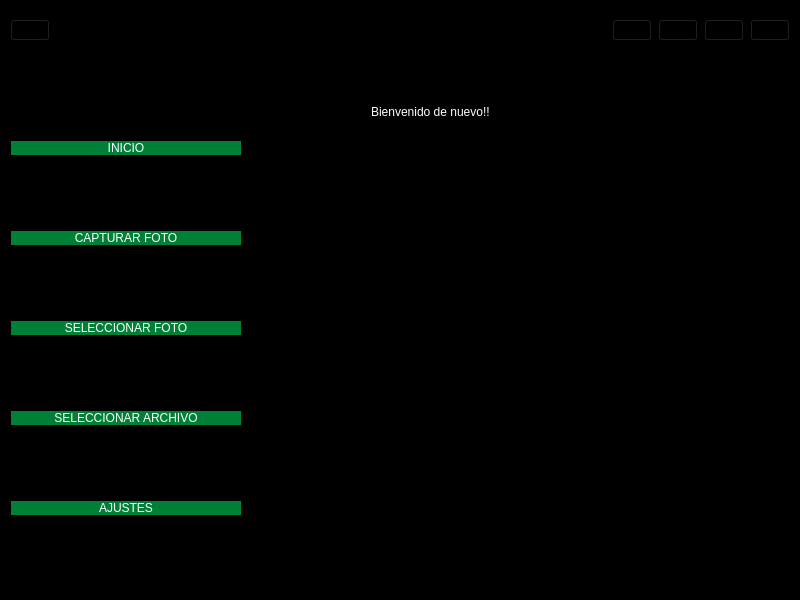
<?xml version="1.0" encoding="UTF-8"?>
<ui version="4.0">
 <class>MainWindow</class>
 <widget class="QMainWindow" name="MainWindow">
  <property name="geometry">
   <rect>
    <x>0</x>
    <y>0</y>
    <width>800</width>
    <height>600</height>
   </rect>
  </property>
  <property name="windowTitle">
   <string>MainWindow</string>
  </property>
  <property name="styleSheet">
   <string notr="true">background-color: rgb(0, 0, 0);</string>
  </property>
  <widget class="QWidget" name="centralwidget">
   <layout class="QVBoxLayout" name="verticalLayout">
    <property name="spacing">
     <number>0</number>
    </property>
    <property name="leftMargin">
     <number>0</number>
    </property>
    <property name="topMargin">
     <number>0</number>
    </property>
    <property name="rightMargin">
     <number>0</number>
    </property>
    <property name="bottomMargin">
     <number>0</number>
    </property>
    <item>
     <widget class="QFrame" name="frame_superior">
      <property name="minimumSize">
       <size>
        <width>0</width>
        <height>60</height>
       </size>
      </property>
      <property name="maximumSize">
       <size>
        <width>16777215</width>
        <height>60</height>
       </size>
      </property>
      <property name="styleSheet">
       <string notr="true">background-color: rgb(0, 0, 0);</string>
      </property>
      <property name="frameShape">
       <enum>QFrame::StyledPanel</enum>
      </property>
      <property name="frameShadow">
       <enum>QFrame::Raised</enum>
      </property>
      <layout class="QHBoxLayout" name="horizontalLayout_2">
       <item>
        <widget class="QPushButton" name="btn_menu">
         <property name="styleSheet">
          <string notr="true"/>
         </property>
         <property name="text">
          <string/>
         </property>
         <property name="icon">
          <iconset>
           <normaloff>../mockups/1.png</normaloff>../mockups/1.png</iconset>
         </property>
         <property name="iconSize">
          <size>
           <width>65</width>
           <height>65</height>
          </size>
         </property>
        </widget>
       </item>
       <item>
        <spacer name="horizontalSpacer">
         <property name="orientation">
          <enum>Qt::Horizontal</enum>
         </property>
         <property name="sizeHint" stdset="0">
          <size>
           <width>502</width>
           <height>20</height>
          </size>
         </property>
        </spacer>
       </item>
       <item>
        <widget class="QPushButton" name="btn_segundoplano">
         <property name="styleSheet">
          <string notr="true"/>
         </property>
         <property name="text">
          <string/>
         </property>
         <property name="icon">
          <iconset>
           <normaloff>../mockups/minimizar logo.png</normaloff>../mockups/minimizar logo.png</iconset>
         </property>
         <property name="iconSize">
          <size>
           <width>30</width>
           <height>30</height>
          </size>
         </property>
        </widget>
       </item>
       <item>
        <widget class="QPushButton" name="btn_minimizar">
         <property name="styleSheet">
          <string notr="true"/>
         </property>
         <property name="text">
          <string/>
         </property>
         <property name="icon">
          <iconset>
           <normaloff>../mockups/min logo.png</normaloff>../mockups/min logo.png</iconset>
         </property>
         <property name="iconSize">
          <size>
           <width>30</width>
           <height>30</height>
          </size>
         </property>
        </widget>
       </item>
       <item>
        <widget class="QPushButton" name="btn_maximizar">
         <property name="styleSheet">
          <string notr="true"/>
         </property>
         <property name="text">
          <string/>
         </property>
         <property name="icon">
          <iconset>
           <normaloff>../mockups/maxi_logo.png</normaloff>../mockups/maxi_logo.png</iconset>
         </property>
         <property name="iconSize">
          <size>
           <width>30</width>
           <height>30</height>
          </size>
         </property>
        </widget>
       </item>
       <item>
        <widget class="QPushButton" name="btn_cerrar">
         <property name="styleSheet">
          <string notr="true"/>
         </property>
         <property name="text">
          <string/>
         </property>
         <property name="icon">
          <iconset>
           <normaloff>../mockups/salir logo.png</normaloff>../mockups/salir logo.png</iconset>
         </property>
         <property name="iconSize">
          <size>
           <width>30</width>
           <height>30</height>
          </size>
         </property>
        </widget>
       </item>
      </layout>
     </widget>
    </item>
    <item>
     <widget class="QFrame" name="frame_inferior">
      <property name="frameShape">
       <enum>QFrame::StyledPanel</enum>
      </property>
      <property name="frameShadow">
       <enum>QFrame::Raised</enum>
      </property>
      <layout class="QHBoxLayout" name="horizontalLayout" stretch="0,0">
       <property name="spacing">
        <number>0</number>
       </property>
       <property name="leftMargin">
        <number>0</number>
       </property>
       <property name="topMargin">
        <number>0</number>
       </property>
       <property name="rightMargin">
        <number>0</number>
       </property>
       <property name="bottomMargin">
        <number>0</number>
       </property>
       <item>
        <widget class="QFrame" name="frame">
         <property name="minimumSize">
          <size>
           <width>250</width>
           <height>0</height>
          </size>
         </property>
         <property name="maximumSize">
          <size>
           <width>0</width>
           <height>16777215</height>
          </size>
         </property>
         <property name="styleSheet">
          <string notr="true">QFrame{
background-color: rgb(0, 0, 0);
}

QPushButton{
background-color: rgb(0, 128, 55);
border-top-left-radius: 10px;
border-bottom-left-radius: 10px;
border-top-right-radius: 10px;
border-bottom-right-radius: 10px;
color: rgb(255, 255, 255);
font: 10pt &quot;Small Fonts&quot;;
}

QPushButton:hover{
background-color: rgb(255, 255, 255);
border-top-left-radius: 10px;
border-bottom-left-radius: 10px;
border-top-right-radius: 10px;
border-bottom-right-radius: 10px;
color: rgb(0, 128, 55);
font: 10pt &quot;Small Fonts&quot;;
}
</string>
         </property>
         <property name="frameShape">
          <enum>QFrame::StyledPanel</enum>
         </property>
         <property name="frameShadow">
          <enum>QFrame::Raised</enum>
         </property>
         <layout class="QVBoxLayout" name="verticalLayout_3">
          <item>
           <widget class="QPushButton" name="pushButton_6">
            <property name="text">
             <string>INICIO</string>
            </property>
            <property name="icon">
             <iconset>
              <normaloff>../mockups/home logo.png</normaloff>../mockups/home logo.png</iconset>
            </property>
            <property name="iconSize">
             <size>
              <width>30</width>
              <height>30</height>
             </size>
            </property>
           </widget>
          </item>
          <item>
           <widget class="QPushButton" name="pushButton_7">
            <property name="enabled">
             <bool>true</bool>
            </property>
            <property name="text">
             <string>CAPTURAR FOTO</string>
            </property>
            <property name="icon">
             <iconset>
              <normaloff>../mockups/Captura logo.png</normaloff>../mockups/Captura logo.png</iconset>
            </property>
            <property name="iconSize">
             <size>
              <width>30</width>
              <height>30</height>
             </size>
            </property>
           </widget>
          </item>
          <item>
           <widget class="QPushButton" name="pushButton_8">
            <property name="text">
             <string>SELECCIONAR FOTO</string>
            </property>
            <property name="icon">
             <iconset>
              <normaloff>../mockups/imagen logo.png</normaloff>../mockups/imagen logo.png</iconset>
            </property>
            <property name="iconSize">
             <size>
              <width>30</width>
              <height>30</height>
             </size>
            </property>
           </widget>
          </item>
          <item>
           <widget class="QPushButton" name="pushButton_9">
            <property name="text">
             <string>SELECCIONAR ARCHIVO</string>
            </property>
            <property name="icon">
             <iconset>
              <normaloff>../mockups/Archivo logo.png</normaloff>../mockups/Archivo logo.png</iconset>
            </property>
            <property name="iconSize">
             <size>
              <width>25</width>
              <height>25</height>
             </size>
            </property>
           </widget>
          </item>
          <item>
           <widget class="QPushButton" name="pushButton_10">
            <property name="text">
             <string>AJUSTES</string>
            </property>
            <property name="icon">
             <iconset>
              <normaloff>../mockups/ajustes logo.png</normaloff>../mockups/ajustes logo.png</iconset>
            </property>
            <property name="iconSize">
             <size>
              <width>30</width>
              <height>30</height>
             </size>
            </property>
           </widget>
          </item>
         </layout>
        </widget>
       </item>
       <item>
        <widget class="QFrame" name="frame_2">
         <property name="frameShape">
          <enum>QFrame::StyledPanel</enum>
         </property>
         <property name="frameShadow">
          <enum>QFrame::Raised</enum>
         </property>
         <layout class="QVBoxLayout" name="verticalLayout_2">
          <item>
           <widget class="QStackedWidget" name="stackedWidget">
            <property name="styleSheet">
             <string notr="true">QFrame{
background-color: rgb(0, 0, 0);
}

QPushButton{
background-color: rgb(0, 128, 55);
border-top-left-radius: 10px;
border-bottom-left-radius: 10px;
border-top-right-radius: 10px;
border-bottom-right-radius: 10px;
color: rgb(255, 255, 255);
font: 10pt &quot;Small Fonts&quot;;
}

QPushButton:hover{
background-color: rgb(255, 255, 255);
border-top-left-radius: 10px;
border-bottom-left-radius: 10px;
border-top-right-radius: 10px;
border-bottom-right-radius: 10px;
color: rgb(0, 128, 55);
font: 10pt &quot;Small Fonts&quot;;
}</string>
            </property>
            <widget class="QWidget" name="inicio">
             <widget class="QLabel" name="label">
              <property name="geometry">
               <rect>
                <x>110</x>
                <y>20</y>
                <width>281</width>
                <height>41</height>
               </rect>
              </property>
              <property name="styleSheet">
               <string notr="true">background: #000000ff;
font: 20pt &quot;Nexa-Bold&quot;;
color: rgb(255, 255, 255);</string>
              </property>
              <property name="text">
               <string>Bienvenido de nuevo!!</string>
              </property>
             </widget>
             <widget class="QLabel" name="label_7">
              <property name="geometry">
               <rect>
                <x>90</x>
                <y>80</y>
                <width>331</width>
                <height>321</height>
               </rect>
              </property>
              <property name="text">
               <string/>
              </property>
              <property name="pixmap">
               <pixmap>../mockups/1.png</pixmap>
              </property>
              <property name="scaledContents">
               <bool>true</bool>
              </property>
             </widget>
             <widget class="QLabel" name="label_8">
              <property name="geometry">
               <rect>
                <x>540</x>
                <y>10</y>
                <width>231</width>
                <height>51</height>
               </rect>
              </property>
              <property name="styleSheet">
               <string notr="true">background: #000000ff;
font: 16pt &quot;Nexa-Bold&quot;;
color: rgb(255, 255, 255);</string>
              </property>
              <property name="text">
               <string>SIGUE LOS PASOS</string>
              </property>
             </widget>
             <widget class="QLabel" name="label_9">
              <property name="geometry">
               <rect>
                <x>540</x>
                <y>80</y>
                <width>211</width>
                <height>241</height>
               </rect>
              </property>
              <property name="text">
               <string/>
              </property>
              <property name="pixmap">
               <pixmap>../../../Downloads/OpenBill (6).png</pixmap>
              </property>
              <property name="scaledContents">
               <bool>true</bool>
              </property>
             </widget>
            </widget>
            <widget class="QWidget" name="capturar">
             <widget class="QLabel" name="camara">
              <property name="geometry">
               <rect>
                <x>120</x>
                <y>60</y>
                <width>271</width>
                <height>351</height>
               </rect>
              </property>
              <property name="styleSheet">
               <string notr="true">border: 1px solid rgb(0, 128, 55)</string>
              </property>
              <property name="text">
               <string/>
              </property>
              <property name="scaledContents">
               <bool>true</bool>
              </property>
             </widget>
             <widget class="QPushButton" name="btn_capturar">
              <property name="geometry">
               <rect>
                <x>60</x>
                <y>470</y>
                <width>141</width>
                <height>31</height>
               </rect>
              </property>
              <property name="text">
               <string>CAPTURAR</string>
              </property>
             </widget>
             <widget class="QPushButton" name="btn_volver">
              <property name="geometry">
               <rect>
                <x>310</x>
                <y>470</y>
                <width>141</width>
                <height>31</height>
               </rect>
              </property>
              <property name="text">
               <string>VOLVER</string>
              </property>
             </widget>
             <widget class="QLabel" name="label_3">
              <property name="geometry">
               <rect>
                <x>140</x>
                <y>20</y>
                <width>251</width>
                <height>31</height>
               </rect>
              </property>
              <property name="styleSheet">
               <string notr="true">background: #000000ff;
font: 20pt &quot;Nexa-Bold&quot;;
color: rgb(255, 255, 255)</string>
              </property>
              <property name="text">
               <string>Capturar Imagen</string>
              </property>
             </widget>
             <widget class="QLabel" name="label_10">
              <property name="geometry">
               <rect>
                <x>530</x>
                <y>20</y>
                <width>231</width>
                <height>51</height>
               </rect>
              </property>
              <property name="styleSheet">
               <string notr="true">background: #000000ff;
font: 16pt &quot;Nexa-Bold&quot;;
color: rgb(255, 255, 255);</string>
              </property>
              <property name="text">
               <string>SIGUE LOS PASOS</string>
              </property>
             </widget>
             <widget class="QPushButton" name="btn_on">
              <property name="geometry">
               <rect>
                <x>120</x>
                <y>420</y>
                <width>131</width>
                <height>31</height>
               </rect>
              </property>
              <property name="text">
               <string>ON</string>
              </property>
             </widget>
             <widget class="QPushButton" name="btn_off">
              <property name="geometry">
               <rect>
                <x>260</x>
                <y>420</y>
                <width>131</width>
                <height>31</height>
               </rect>
              </property>
              <property name="text">
               <string>OFF</string>
              </property>
             </widget>
             <widget class="QLabel" name="label_11">
              <property name="geometry">
               <rect>
                <x>530</x>
                <y>80</y>
                <width>221</width>
                <height>231</height>
               </rect>
              </property>
              <property name="text">
               <string/>
              </property>
              <property name="pixmap">
               <pixmap>../../../Downloads/OpenBill (7).png</pixmap>
              </property>
              <property name="scaledContents">
               <bool>true</bool>
              </property>
             </widget>
            </widget>
            <widget class="QWidget" name="selec_foto">
             <widget class="QLabel" name="label_4">
              <property name="geometry">
               <rect>
                <x>150</x>
                <y>30</y>
                <width>221</width>
                <height>41</height>
               </rect>
              </property>
              <property name="styleSheet">
               <string notr="true">background: #000000ff;
font: 20pt &quot;Nexa-Bold&quot;;
color: rgb(255, 255, 255);</string>
              </property>
              <property name="text">
               <string>Seleccionar foto</string>
              </property>
             </widget>
             <widget class="QLabel" name="prev_foto">
              <property name="geometry">
               <rect>
                <x>140</x>
                <y>90</y>
                <width>261</width>
                <height>271</height>
               </rect>
              </property>
              <property name="styleSheet">
               <string notr="true">border: 1px solid rgb(0, 128, 55)</string>
              </property>
              <property name="text">
               <string>TextLabel</string>
              </property>
              <property name="scaledContents">
               <bool>true</bool>
              </property>
             </widget>
             <widget class="QPushButton" name="btn_seleccionar">
              <property name="geometry">
               <rect>
                <x>220</x>
                <y>380</y>
                <width>101</width>
                <height>31</height>
               </rect>
              </property>
              <property name="text">
               <string>SELECCIONAR</string>
              </property>
             </widget>
             <widget class="QPushButton" name="btn_search">
              <property name="geometry">
               <rect>
                <x>90</x>
                <y>440</y>
                <width>111</width>
                <height>31</height>
               </rect>
              </property>
              <property name="text">
               <string>BUSCAR IMAGEN</string>
              </property>
             </widget>
             <widget class="QPushButton" name="bnt_volver2">
              <property name="geometry">
               <rect>
                <x>320</x>
                <y>440</y>
                <width>121</width>
                <height>31</height>
               </rect>
              </property>
              <property name="text">
               <string>VOLVER</string>
              </property>
             </widget>
             <widget class="QLabel" name="label_12">
              <property name="geometry">
               <rect>
                <x>570</x>
                <y>30</y>
                <width>231</width>
                <height>51</height>
               </rect>
              </property>
              <property name="styleSheet">
               <string notr="true">background: #000000ff;
font: 16pt &quot;Nexa-Bold&quot;;
color: rgb(255, 255, 255);</string>
              </property>
              <property name="text">
               <string>SIGUE LOS PASOS</string>
              </property>
             </widget>
             <widget class="QLabel" name="label_13">
              <property name="geometry">
               <rect>
                <x>540</x>
                <y>80</y>
                <width>231</width>
                <height>251</height>
               </rect>
              </property>
              <property name="text">
               <string/>
              </property>
              <property name="pixmap">
               <pixmap>../../../Downloads/OpenBill (8).png</pixmap>
              </property>
              <property name="scaledContents">
               <bool>true</bool>
              </property>
             </widget>
            </widget>
            <widget class="QWidget" name="selec_archivo">
             <widget class="QLabel" name="prev_file">
              <property name="geometry">
               <rect>
                <x>140</x>
                <y>100</y>
                <width>211</width>
                <height>241</height>
               </rect>
              </property>
              <property name="styleSheet">
               <string notr="true">border: 1px solid rgb(0, 128, 55);</string>
              </property>
              <property name="text">
               <string>TextLabel</string>
              </property>
              <property name="scaledContents">
               <bool>true</bool>
              </property>
             </widget>
             <widget class="QPushButton" name="btn_search2">
              <property name="geometry">
               <rect>
                <x>420</x>
                <y>370</y>
                <width>75</width>
                <height>23</height>
               </rect>
              </property>
              <property name="text">
               <string>BUSCAR</string>
              </property>
             </widget>
             <widget class="QPushButton" name="btn_aceptar">
              <property name="geometry">
               <rect>
                <x>90</x>
                <y>440</y>
                <width>121</width>
                <height>31</height>
               </rect>
              </property>
              <property name="text">
               <string>ACEPTAR</string>
              </property>
             </widget>
             <widget class="QPushButton" name="btn_volver3">
              <property name="geometry">
               <rect>
                <x>270</x>
                <y>440</y>
                <width>121</width>
                <height>31</height>
               </rect>
              </property>
              <property name="text">
               <string>VOLVER</string>
              </property>
             </widget>
             <widget class="QLineEdit" name="file_path">
              <property name="geometry">
               <rect>
                <x>20</x>
                <y>370</y>
                <width>391</width>
                <height>20</height>
               </rect>
              </property>
             </widget>
             <widget class="QLabel" name="label_5">
              <property name="geometry">
               <rect>
                <x>110</x>
                <y>30</y>
                <width>281</width>
                <height>31</height>
               </rect>
              </property>
              <property name="styleSheet">
               <string notr="true">background: #000000ff;
font: 20pt &quot;Nexa-Bold&quot;;
color: rgb(255, 255, 255);</string>
              </property>
              <property name="text">
               <string>Seleccionar Archivo</string>
              </property>
             </widget>
             <widget class="QLabel" name="label_14">
              <property name="geometry">
               <rect>
                <x>550</x>
                <y>20</y>
                <width>231</width>
                <height>51</height>
               </rect>
              </property>
              <property name="styleSheet">
               <string notr="true">background: #000000ff;
font: 16pt &quot;Nexa-Bold&quot;;
color: rgb(255, 255, 255);</string>
              </property>
              <property name="text">
               <string>SIGUE LOS PASOS</string>
              </property>
             </widget>
             <widget class="QLabel" name="label_15">
              <property name="geometry">
               <rect>
                <x>550</x>
                <y>80</y>
                <width>221</width>
                <height>231</height>
               </rect>
              </property>
              <property name="text">
               <string/>
              </property>
              <property name="pixmap">
               <pixmap>../../../Downloads/OpenBill (9).png</pixmap>
              </property>
              <property name="scaledContents">
               <bool>true</bool>
              </property>
             </widget>
            </widget>
            <widget class="QWidget" name="ajustes">
             <widget class="QLabel" name="label_2">
              <property name="geometry">
               <rect>
                <x>60</x>
                <y>50</y>
                <width>361</width>
                <height>51</height>
               </rect>
              </property>
              <property name="styleSheet">
               <string notr="true">background: #000000ff;
font: 20pt &quot;Nexa-Bold&quot;;

color: rgb(255, 255, 255);</string>
              </property>
              <property name="text">
               <string>Estamos mejorando por ti...</string>
              </property>
             </widget>
             <widget class="QLabel" name="label_6">
              <property name="geometry">
               <rect>
                <x>90</x>
                <y>130</y>
                <width>311</width>
                <height>301</height>
               </rect>
              </property>
              <property name="text">
               <string/>
              </property>
              <property name="textFormat">
               <enum>Qt::PlainText</enum>
              </property>
              <property name="pixmap">
               <pixmap>../mockups/1.png</pixmap>
              </property>
              <property name="scaledContents">
               <bool>true</bool>
              </property>
             </widget>
             <widget class="QLabel" name="label_16">
              <property name="geometry">
               <rect>
                <x>550</x>
                <y>100</y>
                <width>211</width>
                <height>201</height>
               </rect>
              </property>
              <property name="text">
               <string/>
              </property>
              <property name="pixmap">
               <pixmap>../../../Downloads/WhatsApp Image 2022-07-28 at 9.04.22 PM.jpeg</pixmap>
              </property>
              <property name="scaledContents">
               <bool>true</bool>
              </property>
             </widget>
            </widget>
           </widget>
          </item>
         </layout>
        </widget>
       </item>
      </layout>
     </widget>
    </item>
   </layout>
  </widget>
 </widget>
 <resources/>
 <connections/>
</ui>
